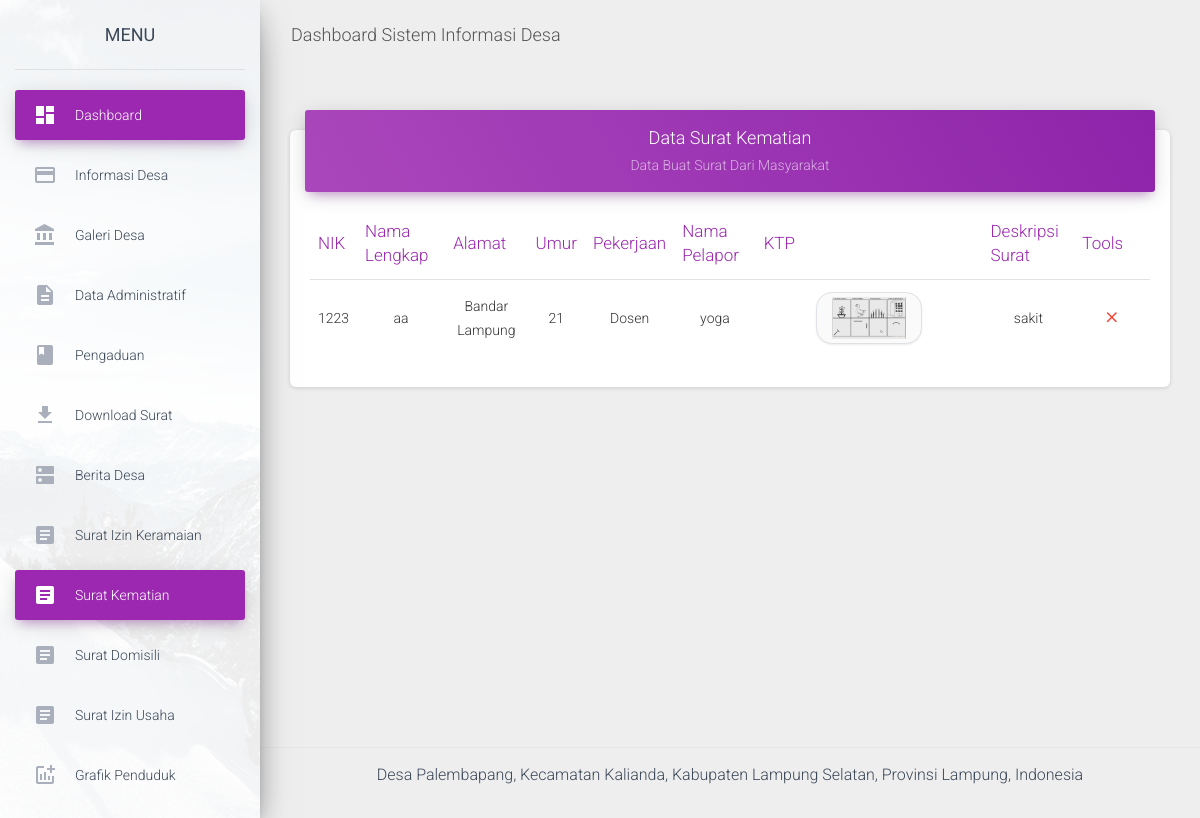
/admin/data_surat_kematian.php (signed in), run on the app's committed database.
### tables this page shows
CREATE TABLE `surat_kematian` (
  `id_kematian` varchar(10) NOT NULL,
  `nama` varchar(50) NOT NULL,
  `nik` varchar(50) NOT NULL,
  `umur` varchar(10) NOT NULL,
  `pekerjaan` varchar(50) NOT NULL,
  `alamat` varchar(50) NOT NULL,
  `nama_pelapor` varchar(50) NOT NULL,
  `deskripsi_surat` text NOT NULL,
  `file_surat` varchar(255) NOT NULL
);

### admin/data_surat_kematian.php (the view, shortened to what this page needs)
<?php include "atas.php";include "config.php"; ?>
<?php if(isset($_SESSION['username'])) { ?>
<div class="wrapper ">
  <div class="sidebar" data-color="purple" data-background-color="white" data-image="assets/img/sidebar-1.jpg">
    <div class="logo">
      <a href="" class="simple-text logo-normal">
        MENU
      </a>
    </div>
    <div class="sidebar-wrapper">
      <ul class="nav">
        <li class="nav-item active  ">
          <a class="nav-link" href="home">
            <i class="material-icons">dashboard</i>
            <p>Dashboard</p>
          </a>
        </li>
        <li class="nav-item ">
          <a class="nav-link" href="data_informasi">
            <i class="material-icons">credit_card</i>
            <p>Informasi Desa</p>
          </a>
        </li>
        <li class="nav-item ">
          <a class="nav-link" href="data_galeri">
            <i class="material-icons">account_balance</i>
            <p>Galeri Desa</p>
          </a>
        </li>
        <li class="nav-item ">
          <a class="nav-link" href="data_adminis">
            <i class="material-icons">description</i>
            <p>Data Administratif</p>
          </a>
        </li>
        <li class="nav-item ">
          <a class="nav-link" href="data_pengaduan">
            <i class="material-icons">book</i>
            <p>Pengaduan</p>
          </a>
        </li>
        <li class="nav-item ">
          <a class="nav-link" href="data_download">
            <i class="material-icons">get_app</i>
            <p>Download Surat</p>
          </a>
        </li>
        <li class="nav-item ">
          <a class="nav-link" href="data_berita">
            <i class="material-icons">dns</i>
            <p>Berita Desa</p>
          </a>
        </li>
        <li class="nav-item ">
          <a class="nav-link" href="data_surat_izin_keramaian">
            <i class="material-icons">article</i>
            <p>Surat Izin Keramaian</p>
          </a>
        </li>
        <li class="nav-item active">
          <a class="nav-link" href="data_surat_kematian">
            <i class="material-icons">article</i>
            <p>Surat Kematian</p>
          </a>
        </li>
        <li class="nav-item ">
          <a class="nav-link" href="data_surat_domisili">
            <i class="material-icons">article</i>
            <p>Surat Domisili</p>
          </a>
        </li>
        <li class="nav-item ">
          <a class="nav-link" href="data_surat_usaha">
            <i class="material-icons">article</i>
            <p>Surat Izin Usaha</p>
          </a>
        </li>
        <li class="nav-item ">
          <a class="nav-link" href="grafik_penduduk">
            <i class="material-icons">addchart</i>
            <p>Grafik Penduduk</p>
          </a>
        </li>
      </ul>
    </div>
  </div>
  <div class="main-panel">
    <nav class="navbar navbar-expand-lg navbar-transparent navbar-absolute fixed-top ">
      <div class="container-fluid">
        <div class="navbar-wrapper">
          <a class="navbar-brand" href="#pablo">Dashboard Sistem Informasi Desa</a>
        </div>
      </div>
    </nav>
    <div class="content">
      <div class="container-fluid">
        <div class="row">
          <div class="col-md-12">
            <div class="card">
              <div class="card-header card-header-primary" align="center">
                <h4 class="card-title ">Data Surat Kematian </h4>
                <p class="card-category"> Data Buat Surat Dari Masyarakat</p>
              </div>
              <div class="card-body">
                <div class="table-responsive">
                  <table class="table">
                    <thead class=" text-primary">
                      <th align="center">
                        NIK
                      </th>
                      <th align="center">
                        Nama Lengkap
                      </th>
                      <th align="center">
                        Alamat
                      </th>
                      <th align="center">
                        Umur
                      </th>
                      <th align="center">
                        Pekerjaan
                      </th>
                      <th align="center">
                        Nama Pelapor
                      </th>
                      <th align="center">
                        KTP
                      </th>
                      <th align="center">
                        Deskripsi Surat
                      </th>
                      <th align="center">
                        Tools
                      </th>
                    </thead>
                    <tbody>
                      <?php $sql  = "SELECT * FROM surat_kematian ORDER BY nik ";
	                          $rest = mysqli_query($koneksi,$sql);
                            while($data = mysqli_fetch_assoc($rest) ) { ?>
                      <tr>
                        <td align="center"> <?php echo $data['nik'];?></td>
                        <td align="center"> <?php echo $data['nama'];?></td>
                        <td align="center"> <?php echo $data['alamat'];?></td>
                        <td align="center"> <?php echo $data['umur'];?></td>
                        <td align="center"> <?php echo $data['pekerjaan'];?></td>
                        <td align="center"> <?php echo $data['nama_pelapor'];?></td>
                        <td align="center">
                          <a href="../<?php echo $data['file_surat']; ?>" target="_blank">
                            <img src="../<?php echo $data['file_surat']; ?>" class="col-sm-6 img-thumbnail" />
                          </a>
                        </td>
                        <td align="center"> <?php echo $data['deskripsi_surat'];?></td>
                        <td align="center">
                          <a href="confirm_hapus_buat_surat_kematian?id=<?php echo $data['id_kematian']?>">
                            <button type="button" rel="tooltip" title="Hapus Data"
                              class="btn btn-danger btn-link btn-sm">
                              <i class="material-icons">close</i>
                            </button>
                          </a>
                        </td>
                      </tr>
                      <?php } ?>
                    </tbody>
                  </table>
                </div>
              </div>
            </div>
          </div>
        </div>
      </div>
    </div>
    <footer class="footer">
      <div class="container-fluid">
        <p>Desa Palembapang, Kecamatan Kalianda, Kabupaten Lampung Selatan, Provinsi Lampung, Indonesia</p>
      </div>
    </footer>
  </div>
</div>
<?php } ?>
<?php include "bawah.php"; ?>

### data on the page
surat_kematian: nik "1223", nama "aa", alamat "Bandar Lampung", umur "21", pekerjaan "Dosen", nama_pelapor "yoga", file_surat (picture), deskripsi_surat "sakit"
